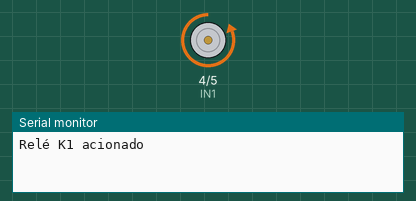
Recording of a sketch running on a simulated Arduino Uno, built with avr-gcc and run on an emulated ATmega328P. On the bench: motor-driver pin pairs drawn as motors (green arrow = first pin HIGH = forward, orange = second pin HIGH = backward, longer = more drive), the last lines printed to the serial monitor.

Above: at 1.5 s.
At 4.5 s:
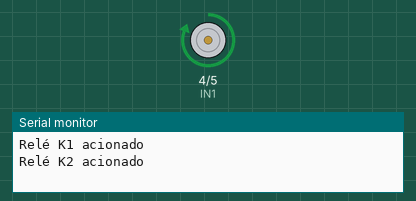
Timing chart, 0 to 7.8 s (numbered marks = the images above):
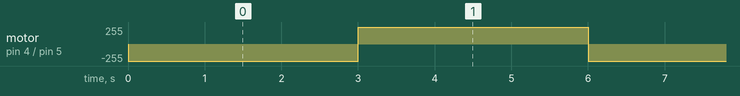

Measured:
- by itself, motor on pin 4 (IN1) / pin 5 (IN2): alternates forward 255/255 for 3.0 s and backward 255/255 for 3.0 s

The sketch:

ponte_h_rele.ino
```cpp
// ponte H com módulo 2 relés


int IN1 = 4;
int IN2 = 5;


void setup()
{
  Serial.begin (9600);
  pinMode (IN1, OUTPUT);
  pinMode (IN2, OUTPUT);
  digitalWrite (IN1, HIGH); //desativa relé K1
  digitalWrite (IN2, HIGH); //desativa relé K2
}

void loop()
{
  digitalWrite (IN2, HIGH); //desativa relé K2
  digitalWrite (IN1, LOW); //aciona relé K1
  Serial.println ("Relé K1 acionado");
  delay (3000);
  digitalWrite (IN1, HIGH); //desativa relé K1
  digitalWrite (IN2, LOW); //aciona relé K2
  Serial.println ("Relé K2 acionado");
  delay (3000);

}
```
